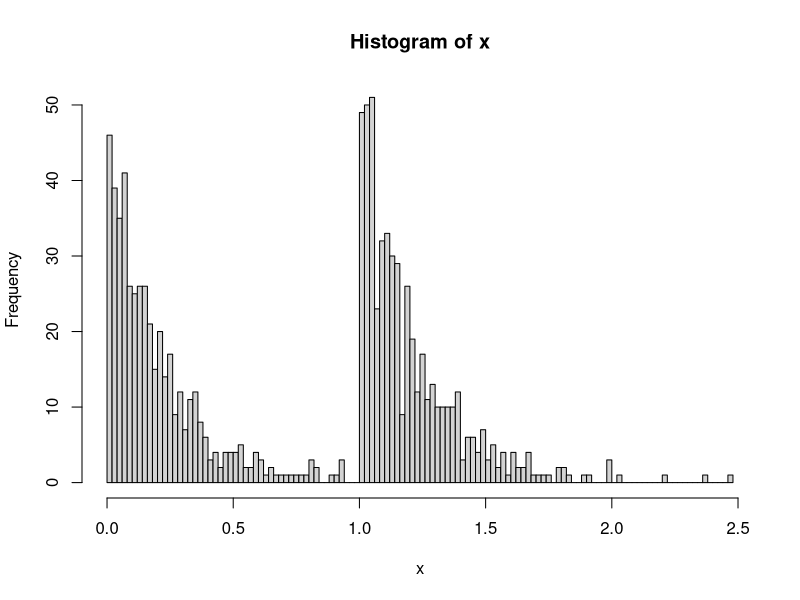
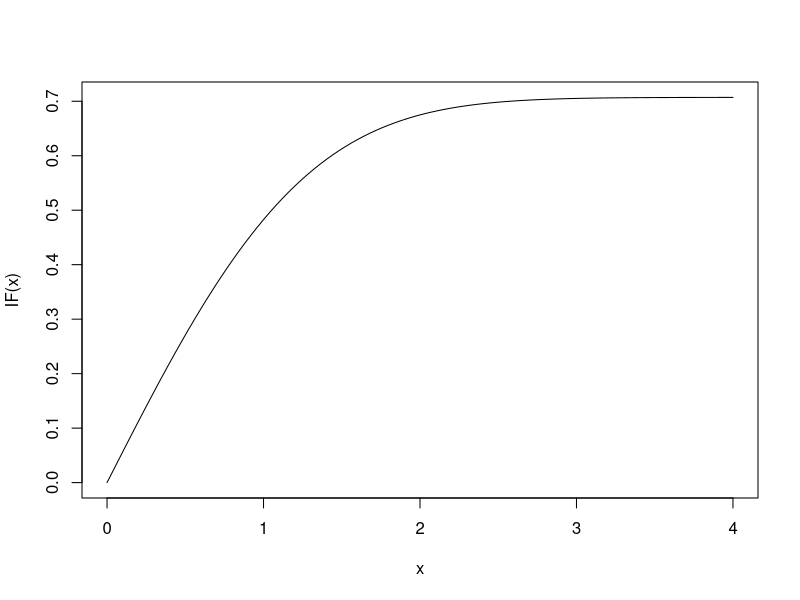
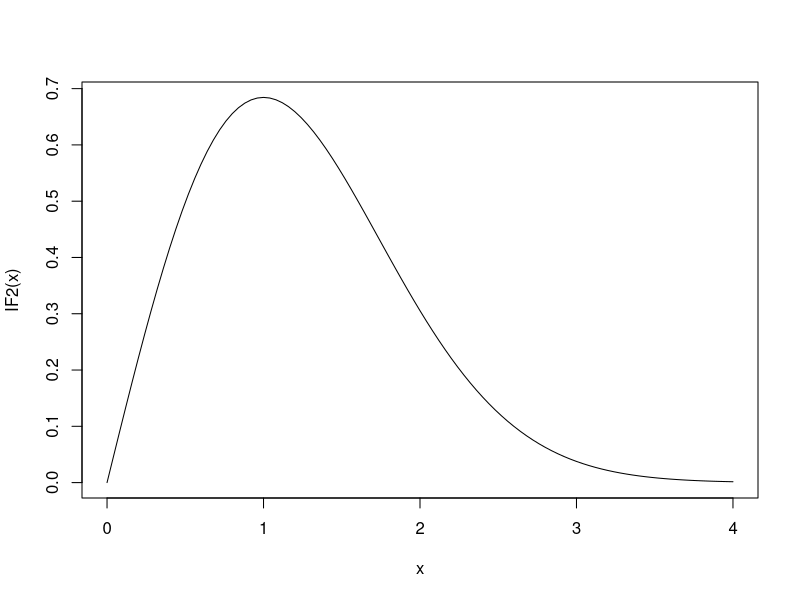

Source code (R) for these figures, in order:
# Statistical inference Assignment 2 Question 1 ----
# Simulate the data, assuming Pi is known ----
set.seed(2012)
pi = .5
true_lambda = 5
n = 1000
x = rep(NA, n)
for (i in 1:n) {
  x[i] = rexp(1, true_lambda)
  if (rbinom(1, 1, .5) == 1) {
    x[i] = x[i] + 1
  }
}
hist(x, breaks=100)

# EM algorithm ----
em = function(estimate_pi=FALSE)
{
  # Initialise ----
  iterations = 10
  lambda = rep(NA, iterations)
  lambda[1] = 1/mean(x)
  for (k in 1:iterations) {    
    # E step ----
    e = rep(NA, n)
    for (i in 1:n) {
      num = pi * dexp(x[i], lambda[k])
      if ((x[i] - 1) <= 0) {
        denom = pi * dexp(x[i], lambda[k])
      } else {
        denom = pi * dexp(x[i], lambda[k]) + (1 - pi) * dexp(x[i] - 1, lambda[k])
      }
      e[i] = num/denom
      #print(sprintf("i %f x[i] %f num %f denom %f e[i] %f", i, x[i], num, denom, e[i]))
    }
    # M step ----
    #sum(e*x)
    #sum((1-e)*(x-1))
    lambda[k + 1] = n/(sum(e*x) + sum((1-e)*(x-1))) # Sum part is wrong?
    print(sprintf("Iteration %f: lambda %f", k, lambda[k + 1]))
    if (estimate_pi==TRUE) {
      pi = sum(e)/n
      print(sprintf("Iteration %f: pi %f", k, pi))
    }
  }
  return(list(lambda=lambda[k], pi=pi))
}
em(estimate_pi=FALSE)
em(estimate_pi=TRUE)

# Question 2 ----
# Visualising influence functions
# (e) ----
IF = function(y)
{
  multiplicand = 2*sqrt(pi)
  return(multiplicand*(pnorm(y) - .5))
}
pdf("influence_function1.pdf")
curve(IF, xlim=c(0, 4))
dev.off()

IF2 = function(y)
{
  multiplicand = 4*sqrt(pi)
  return(multiplicand*y*dnorm(y))
}
pdf("influence_function2.pdf")
curve(IF2, xlim=c(0, 4))
dev.off()
